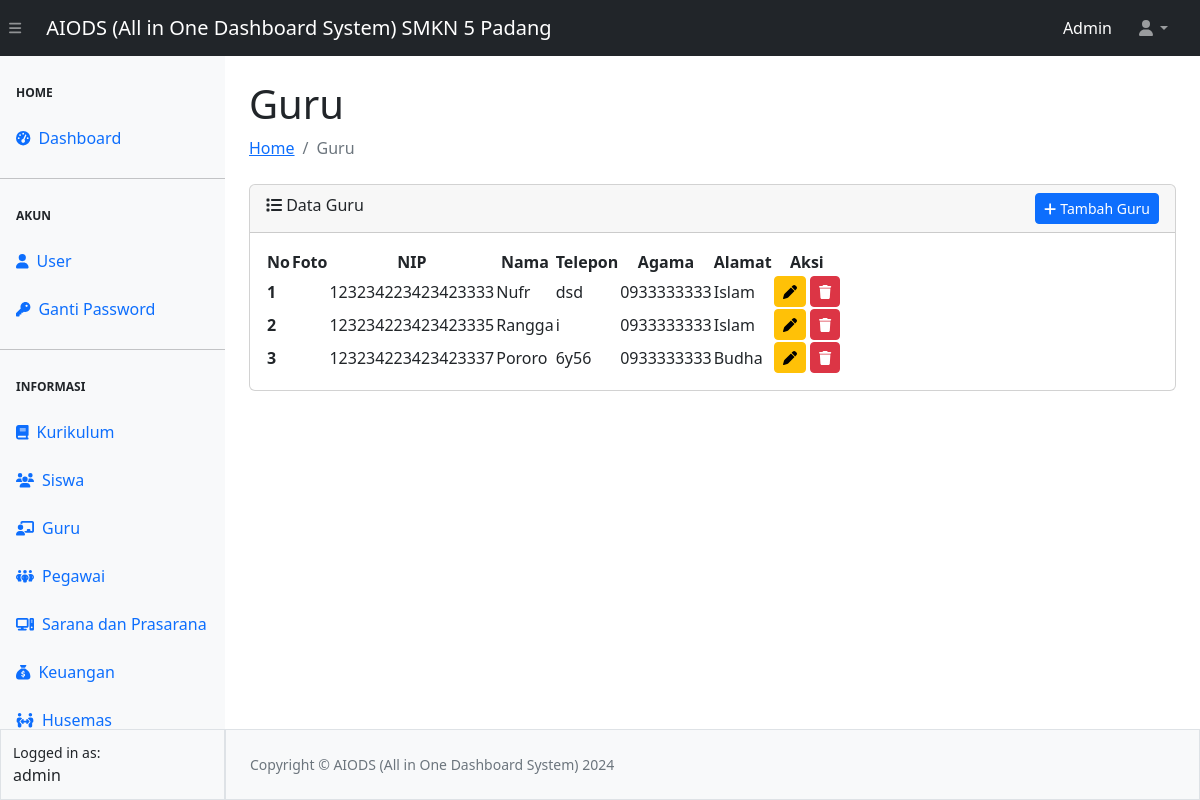
Screenshot of /video15/guru/guru.php (signed in) with the database file from the repository.
### tables this page shows
CREATE TABLE `tbl_guru` (
  `id` int(11) NOT NULL,
  `nip` varchar(30) NOT NULL,
  `nama` varchar(100) NOT NULL,
  `alamat` varchar(128) NOT NULL,
  `telepon` varchar(20) NOT NULL,
  `agama` varchar(20) NOT NULL,
  `foto` varchar(20) NOT NULL
);

### video15/config.php (called while the page is built, shortened)
<?php
$main_url = "http://localhost/video15/";
?>

### video15/guru/guru.php (the view, shortened to what this page needs)
<?php
require_once "../config.php";
require_once "../template/header.php";
require_once "../template/navbar.php";
require_once "../template/sidebar.php";
?>
<div id="layoutSidenav_content">
    <main>
        <div class="container-fluid px-4">
            <h1 class="mt-4">Guru</h1>
            <ol class="breadcrumb mb-4">
                <li class="breadcrumb-item"><a href = "../index.php">Home</a></li>
                <li class="breadcrumb-item active">Guru</li>
            </ol>
            <div class="card" >
                <div class="card-header">
                <i class="fa-solid fa-list"></i> Data Guru <a href="<?= $main_url ?>guru/add-guru.php" class= "btn btn-sm btn-primary float-end"><i class="fa-solid fa-plus"></i> Tambah Guru</a>
                </div>
                <div class="card-body" >
                    <table class="align-items-center" id="datatablesSimple">
                        <thead>
                            <tr>
                            <th scope="col"><center>No</center></th>
                            <th scope="col"><center>Foto</center></th>
                            <th scope="col"><center>NIP</center></th>
                            <th scope="col"><center>Nama</center></th>
                            <th scope="col"><center>Telepon</center></th>
                            <th scope="col"><center>Agama</center></th>
                            <th scope="col"><center>Alamat</center></th>
                            <th scope="col"><center>Aksi</center></th>
                            </tr>
                        </thead>
                        <tbody>
                            <?php
                            $no = 1;
                            $queryGuru = mysqli_query($koneksi, "SELECT * FROM tbl_guru");
                            while ($data = mysqli_fetch_array($queryGuru)){
                            ?>
                            <tr>
                            <th scope="row"><?= $no++ ?></th>
                            <td align="center"><img src="../asset/image/<?=$data['foto'] ?>" class="rounded-circle" width="60px" alt=""></td>
                            <td><?= $data['nip'] ?></td>
                            <td><?= $data['nama'] ?></td>
                            <td><?= $data['telepon'] ?></td>
                            <td ><?= $data['agama'] ?></td>
                            <td><?= $data['alamat'] ?></td>
                            <td align="center">
                                <a href="edit-guru.php?id=<?= $data['id'] ?>" class="btn btn-sm btn-warning" title="update guru"><i class="fa-solid fa-pen"></i></a>
                                <a href="delete-guru.php?id=<?= $data['id'] ?>" class="btn btn-sm btn-danger" title="hapus guru" onclick="return confirm('Apakah Anda yakin ingin menghapus data guru ini?')"><i class="fa-solid fa-trash"></i></a>
                            </td>
                            </tr>
                            <?php } ?>
                        </tbody>
                        </table>
                </div>
            </div>
        </div>
    </main>
<?php
require_once "../template/footer.php";
?>

### rows the page displays
tbl_guru: nip "123234223423423333", nama "Nufr", telepon "dsd", agama "0933333333", alamat "Islam"
tbl_guru: nip "123234223423423335", nama "Rangga", telepon "i", agama "0933333333", alamat "Islam"
tbl_guru: nip "123234223423423337", nama "Pororo", telepon "6y56", agama "0933333333", alamat "Budha"

### other values shown
$_SESSION["ssUser"] "Admin"
$_SESSION["ssUser"] "admin"
